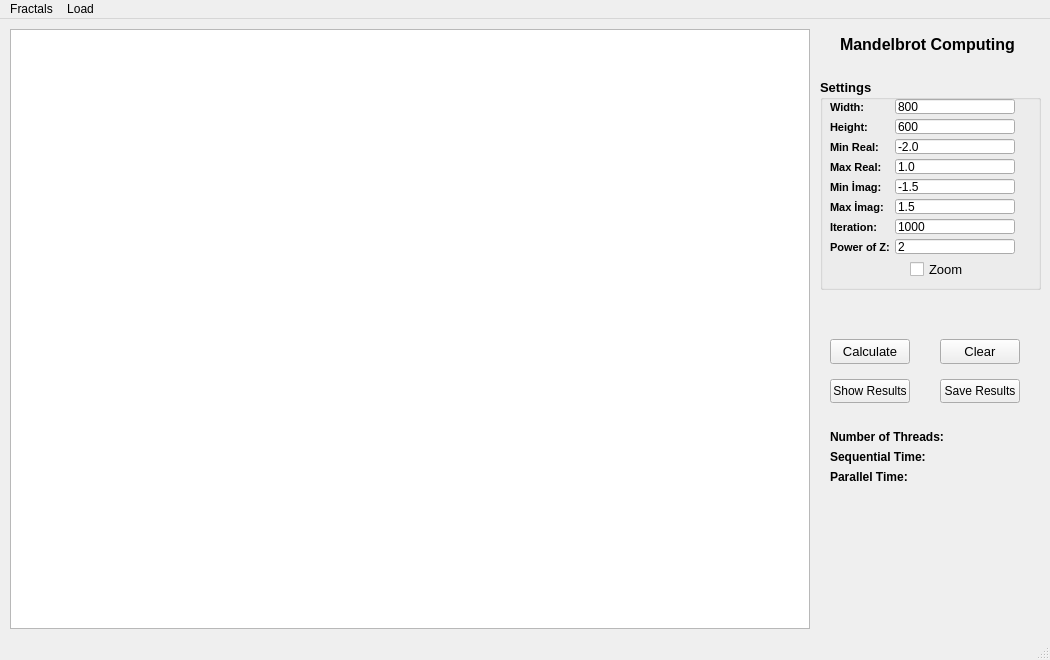
<?xml version="1.0" encoding="UTF-8"?>
<ui version="4.0">
 <class>MainWindow</class>
 <widget class="QMainWindow" name="MainWindow">
  <property name="geometry">
   <rect>
    <x>0</x>
    <y>0</y>
    <width>1050</width>
    <height>660</height>
   </rect>
  </property>
  <property name="windowTitle">
   <string>Mandelbrot Computing</string>
  </property>
  <widget class="QWidget" name="centralwidget">
   <widget class="QGraphicsView" name="graphicsView">
    <property name="geometry">
     <rect>
      <x>10</x>
      <y>10</y>
      <width>800</width>
      <height>600</height>
     </rect>
    </property>
   </widget>
   <widget class="QPushButton" name="clearButton">
    <property name="geometry">
     <rect>
      <x>940</x>
      <y>320</y>
      <width>80</width>
      <height>25</height>
     </rect>
    </property>
    <property name="font">
     <font>
      <pointsize>10</pointsize>
     </font>
    </property>
    <property name="text">
     <string>Clear</string>
    </property>
   </widget>
   <widget class="QLabel" name="appLabel">
    <property name="geometry">
     <rect>
      <x>840</x>
      <y>10</y>
      <width>181</width>
      <height>31</height>
     </rect>
    </property>
    <property name="font">
     <font>
      <pointsize>12</pointsize>
      <bold>true</bold>
     </font>
    </property>
    <property name="text">
     <string>Mandelbrot Computing</string>
    </property>
   </widget>
   <widget class="QGroupBox" name="groupBox">
    <property name="geometry">
     <rect>
      <x>820</x>
      <y>60</y>
      <width>221</width>
      <height>211</height>
     </rect>
    </property>
    <property name="font">
     <font>
      <pointsize>10</pointsize>
      <bold>true</bold>
     </font>
    </property>
    <property name="title">
     <string>Settings</string>
    </property>
    <widget class="QLabel" name="realMin">
     <property name="geometry">
      <rect>
       <x>10</x>
       <y>60</y>
       <width>51</width>
       <height>16</height>
      </rect>
     </property>
     <property name="font">
      <font>
       <pointsize>8</pointsize>
       <bold>true</bold>
      </font>
     </property>
     <property name="text">
      <string>Min Real:</string>
     </property>
    </widget>
    <widget class="QLabel" name="realMax">
     <property name="geometry">
      <rect>
       <x>10</x>
       <y>80</y>
       <width>51</width>
       <height>16</height>
      </rect>
     </property>
     <property name="font">
      <font>
       <pointsize>8</pointsize>
       <bold>true</bold>
      </font>
     </property>
     <property name="text">
      <string>Max Real:</string>
     </property>
    </widget>
    <widget class="QLabel" name="imagMin">
     <property name="geometry">
      <rect>
       <x>10</x>
       <y>100</y>
       <width>61</width>
       <height>16</height>
      </rect>
     </property>
     <property name="font">
      <font>
       <pointsize>8</pointsize>
       <bold>true</bold>
      </font>
     </property>
     <property name="text">
      <string>Min İmag:</string>
     </property>
    </widget>
    <widget class="QLabel" name="imagMax">
     <property name="geometry">
      <rect>
       <x>10</x>
       <y>120</y>
       <width>61</width>
       <height>16</height>
      </rect>
     </property>
     <property name="font">
      <font>
       <pointsize>8</pointsize>
       <bold>true</bold>
      </font>
     </property>
     <property name="text">
      <string>Max İmag:</string>
     </property>
    </widget>
    <widget class="QLabel" name="width">
     <property name="geometry">
      <rect>
       <x>10</x>
       <y>20</y>
       <width>51</width>
       <height>16</height>
      </rect>
     </property>
     <property name="font">
      <font>
       <pointsize>8</pointsize>
       <bold>true</bold>
      </font>
     </property>
     <property name="text">
      <string>Width:</string>
     </property>
    </widget>
    <widget class="QLabel" name="height">
     <property name="geometry">
      <rect>
       <x>10</x>
       <y>40</y>
       <width>51</width>
       <height>16</height>
      </rect>
     </property>
     <property name="font">
      <font>
       <pointsize>8</pointsize>
       <bold>true</bold>
      </font>
     </property>
     <property name="text">
      <string>Height:</string>
     </property>
    </widget>
    <widget class="QLineEdit" name="widthValue">
     <property name="geometry">
      <rect>
       <x>75</x>
       <y>20</y>
       <width>120</width>
       <height>15</height>
      </rect>
     </property>
     <property name="font">
      <font>
       <pointsize>9</pointsize>
       <bold>false</bold>
      </font>
     </property>
     <property name="text">
      <string>800</string>
     </property>
     <property name="alignment">
      <set>Qt::AlignLeading|Qt::AlignLeft|Qt::AlignVCenter</set>
     </property>
    </widget>
    <widget class="QLineEdit" name="minImagValue">
     <property name="geometry">
      <rect>
       <x>75</x>
       <y>100</y>
       <width>120</width>
       <height>15</height>
      </rect>
     </property>
     <property name="font">
      <font>
       <pointsize>9</pointsize>
       <bold>false</bold>
      </font>
     </property>
     <property name="text">
      <string>-1.5</string>
     </property>
    </widget>
    <widget class="QLineEdit" name="maxRealValue">
     <property name="geometry">
      <rect>
       <x>75</x>
       <y>80</y>
       <width>120</width>
       <height>15</height>
      </rect>
     </property>
     <property name="font">
      <font>
       <pointsize>9</pointsize>
       <bold>false</bold>
      </font>
     </property>
     <property name="text">
      <string>1.0</string>
     </property>
    </widget>
    <widget class="QLineEdit" name="heightValue">
     <property name="geometry">
      <rect>
       <x>75</x>
       <y>40</y>
       <width>120</width>
       <height>15</height>
      </rect>
     </property>
     <property name="font">
      <font>
       <pointsize>9</pointsize>
       <bold>false</bold>
      </font>
     </property>
     <property name="text">
      <string>600</string>
     </property>
    </widget>
    <widget class="QLineEdit" name="minRealValue">
     <property name="geometry">
      <rect>
       <x>75</x>
       <y>60</y>
       <width>120</width>
       <height>15</height>
      </rect>
     </property>
     <property name="font">
      <font>
       <pointsize>9</pointsize>
       <bold>false</bold>
      </font>
     </property>
     <property name="text">
      <string>-2.0</string>
     </property>
    </widget>
    <widget class="QLineEdit" name="maxImagValue">
     <property name="geometry">
      <rect>
       <x>75</x>
       <y>120</y>
       <width>120</width>
       <height>15</height>
      </rect>
     </property>
     <property name="font">
      <font>
       <pointsize>9</pointsize>
       <bold>false</bold>
      </font>
     </property>
     <property name="text">
      <string>1.5</string>
     </property>
    </widget>
    <widget class="QCheckBox" name="zoomCheckBox">
     <property name="geometry">
      <rect>
       <x>90</x>
       <y>180</y>
       <width>80</width>
       <height>20</height>
      </rect>
     </property>
     <property name="font">
      <font>
       <pointsize>10</pointsize>
       <bold>false</bold>
      </font>
     </property>
     <property name="text">
      <string>Zoom</string>
     </property>
    </widget>
    <widget class="QLabel" name="iteration">
     <property name="geometry">
      <rect>
       <x>10</x>
       <y>140</y>
       <width>61</width>
       <height>16</height>
      </rect>
     </property>
     <property name="font">
      <font>
       <pointsize>8</pointsize>
       <bold>true</bold>
      </font>
     </property>
     <property name="text">
      <string>Iteration:</string>
     </property>
    </widget>
    <widget class="QLineEdit" name="iterationValue">
     <property name="geometry">
      <rect>
       <x>75</x>
       <y>140</y>
       <width>120</width>
       <height>15</height>
      </rect>
     </property>
     <property name="font">
      <font>
       <pointsize>9</pointsize>
       <bold>false</bold>
      </font>
     </property>
     <property name="text">
      <string>1000</string>
     </property>
    </widget>
    <widget class="QLabel" name="powerZ">
     <property name="geometry">
      <rect>
       <x>10</x>
       <y>160</y>
       <width>61</width>
       <height>16</height>
      </rect>
     </property>
     <property name="font">
      <font>
       <pointsize>8</pointsize>
       <bold>true</bold>
      </font>
     </property>
     <property name="text">
      <string>Power of Z:</string>
     </property>
    </widget>
    <widget class="QLineEdit" name="powerZValue">
     <property name="geometry">
      <rect>
       <x>75</x>
       <y>160</y>
       <width>120</width>
       <height>15</height>
      </rect>
     </property>
     <property name="font">
      <font>
       <pointsize>9</pointsize>
       <bold>false</bold>
      </font>
     </property>
     <property name="text">
      <string>2</string>
     </property>
    </widget>
   </widget>
   <widget class="QPushButton" name="calculateButton">
    <property name="geometry">
     <rect>
      <x>830</x>
      <y>320</y>
      <width>80</width>
      <height>25</height>
     </rect>
    </property>
    <property name="font">
     <font>
      <pointsize>10</pointsize>
     </font>
    </property>
    <property name="text">
     <string>Calculate</string>
    </property>
   </widget>
   <widget class="QPushButton" name="showButton">
    <property name="geometry">
     <rect>
      <x>830</x>
      <y>360</y>
      <width>80</width>
      <height>24</height>
     </rect>
    </property>
    <property name="text">
     <string>Show Results</string>
    </property>
   </widget>
   <widget class="QPushButton" name="saveButton">
    <property name="geometry">
     <rect>
      <x>940</x>
      <y>360</y>
      <width>80</width>
      <height>24</height>
     </rect>
    </property>
    <property name="text">
     <string>Save Results</string>
    </property>
   </widget>
   <widget class="QLabel" name="seqLabel">
    <property name="geometry">
     <rect>
      <x>830</x>
      <y>430</y>
      <width>101</width>
      <height>16</height>
     </rect>
    </property>
    <property name="font">
     <font>
      <bold>true</bold>
     </font>
    </property>
    <property name="text">
     <string>Sequential Time:</string>
    </property>
   </widget>
   <widget class="QLabel" name="parLabel">
    <property name="geometry">
     <rect>
      <x>830</x>
      <y>450</y>
      <width>91</width>
      <height>16</height>
     </rect>
    </property>
    <property name="font">
     <font>
      <bold>true</bold>
     </font>
    </property>
    <property name="text">
     <string>Parallel Time:</string>
    </property>
   </widget>
   <widget class="QLabel" name="threadLabel">
    <property name="geometry">
     <rect>
      <x>830</x>
      <y>410</y>
      <width>121</width>
      <height>16</height>
     </rect>
    </property>
    <property name="font">
     <font>
      <pointsize>9</pointsize>
      <bold>true</bold>
     </font>
    </property>
    <property name="text">
     <string>Number of Threads:</string>
    </property>
   </widget>
   <widget class="QLabel" name="threadValue">
    <property name="geometry">
     <rect>
      <x>950</x>
      <y>410</y>
      <width>49</width>
      <height>16</height>
     </rect>
    </property>
    <property name="text">
     <string/>
    </property>
   </widget>
   <widget class="QLabel" name="seqValue">
    <property name="geometry">
     <rect>
      <x>950</x>
      <y>430</y>
      <width>49</width>
      <height>16</height>
     </rect>
    </property>
    <property name="text">
     <string/>
    </property>
   </widget>
   <widget class="QLabel" name="parValue">
    <property name="geometry">
     <rect>
      <x>950</x>
      <y>450</y>
      <width>49</width>
      <height>16</height>
     </rect>
    </property>
    <property name="text">
     <string/>
    </property>
   </widget>
  </widget>
  <widget class="QMenuBar" name="menubar">
   <property name="geometry">
    <rect>
     <x>0</x>
     <y>0</y>
     <width>1050</width>
     <height>21</height>
    </rect>
   </property>
   <widget class="QMenu" name="menuFractals">
    <property name="title">
     <string>Fractals</string>
    </property>
    <addaction name="action1"/>
    <addaction name="action2"/>
    <addaction name="action3"/>
    <addaction name="action4"/>
    <addaction name="action5"/>
   </widget>
   <widget class="QMenu" name="menuLoad">
    <property name="title">
     <string>Load</string>
    </property>
    <addaction name="actionData"/>
   </widget>
   <addaction name="menuFractals"/>
   <addaction name="menuLoad"/>
  </widget>
  <widget class="QStatusBar" name="statusbar"/>
  <action name="actionData">
   <property name="text">
    <string>Data</string>
   </property>
  </action>
  <action name="action1">
   <property name="text">
    <string>1</string>
   </property>
  </action>
  <action name="action2">
   <property name="text">
    <string>2</string>
   </property>
  </action>
  <action name="action3">
   <property name="text">
    <string>3</string>
   </property>
  </action>
  <action name="action4">
   <property name="text">
    <string>4</string>
   </property>
  </action>
  <action name="action5">
   <property name="text">
    <string>5</string>
   </property>
  </action>
 </widget>
 <resources/>
 <connections/>
</ui>
